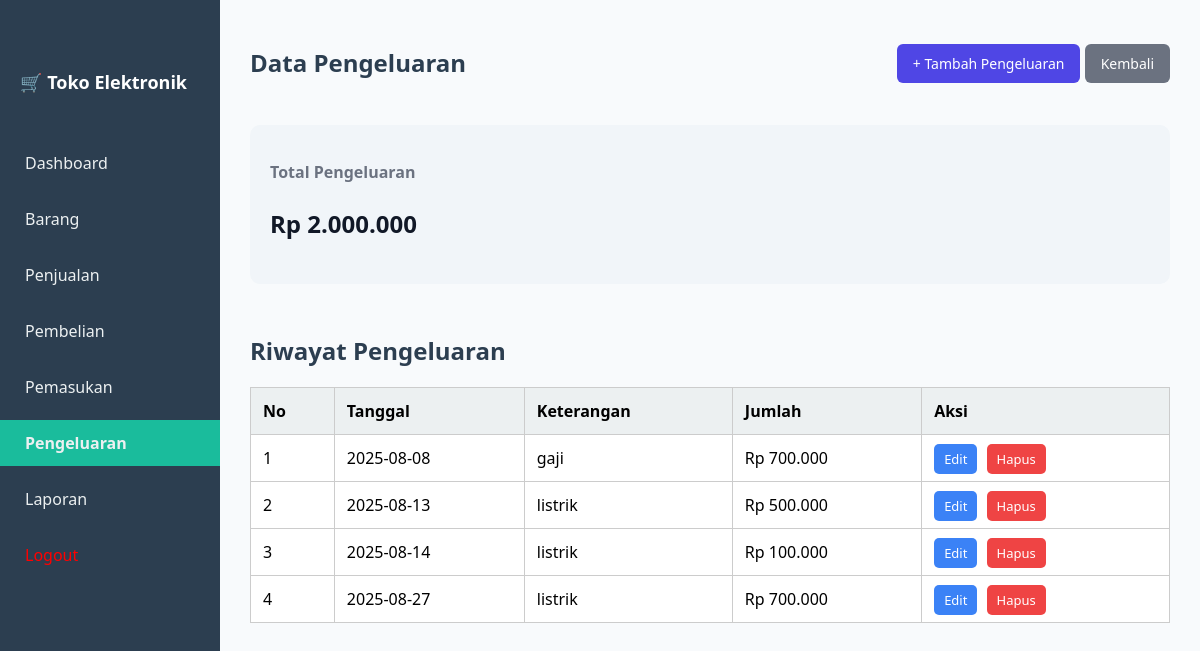
The page /pengeluaran/index.php (signed in) on the database its author committed.
### tables this page shows
CREATE TABLE `pengeluaran` (
  `id` int(11) NOT NULL,
  `tanggal` date NOT NULL,
  `keterangan` varchar(255) NOT NULL,
  `jumlah` decimal(15,2) NOT NULL
);

### pengeluaran/index.php (the view, shortened to what this page needs)
<?php
include '../config.php';
$result = mysqli_query($conn, "SELECT * FROM pengeluaran");
$totalPengeluaran = mysqli_fetch_assoc(mysqli_query($conn, "SELECT IFNULL(SUM(jumlah),0) as total FROM pengeluaran"))['total'];
?>
<!DOCTYPE html>
<html lang="id">
<head>
</head>
<body>
<div class="sidebar">
    <h2>🛒 Toko Elektronik</h2>
    <ul>
        <li><a href="../dashboard.php">Dashboard</a></li>
        <li><a href="../barang/index.php">Barang</a></li>
        <li><a href="../penjualan/index.php">Penjualan</a></li>
        <li><a href="../pembelian/index.php">Pembelian</a></li>
        <li><a href="../pemasukan/index.php">Pemasukan</a></li>
        <li><a href="#" class="active">Pengeluaran</a></li>
        <li><a href="../laporan.php">Laporan</a></li>
        <li><a href="logout.php" class="logout" style="color: red;">Logout</a></li>
    </ul>
</div>
<div class="main">
    <div class="topbar">
        <h1>Data Pengeluaran</h1>
        <div>
            <a href="tambah.php" class="btn">+ Tambah Pengeluaran</a>
            <a href="../dashboard.php" class="btn btn-kembali">Kembali</a>
        </div>
    </div>
    <div class="card-container">
        <div class="card">
            <h3>Total Pengeluaran</h3>
            <p>Rp <?= number_format($totalPengeluaran, 0, ',', '.') ?></p>
        </div>
    </div>
    <h2>Riwayat Pengeluaran</h2>
    <table>
        <tr>
            <th>No</th>
            <th>Tanggal</th>
            <th>Keterangan</th>
            <th>Jumlah</th>
            <th>Aksi</th>
        </tr>
        <?php $no = 1; while($row = mysqli_fetch_assoc($result)) : ?>
        <tr>
            <td><?= $no++ ?></td>
            <td><?= htmlspecialchars($row['tanggal']) ?></td>
            <td><?= htmlspecialchars($row['keterangan']) ?></td>
            <td>Rp <?= number_format($row['jumlah'], 0, ',', '.') ?></td>
            <td>
                <a href="edit.php?id=<?= $row['id'] ?>" class="btn-edit">Edit</a>
                <a href="hapus.php?id=<?= $row['id'] ?>" class="btn-hapus" onclick="return confirm('Yakin hapus?')">Hapus</a>
            </td>
        </tr>
        <?php endwhile; ?>
    </table>
</div>
</body>
</html>

### pengeluaran/index.php (style rules this page uses)
* { box-sizing: border-box; font-family: 'Segoe UI', sans-serif; }
body { margin: 0; display: flex; height: 100vh; background-color: #f8fafc; }
.sidebar { width: 220px; background-color: #2c3e50; min-height: 100vh; display: flex; flex-direction: column; padding-top: 20px; position: fixed; }
.sidebar h2 { color: white; font-size: 18px; margin-bottom: 30px; padding-left: 20px; }
.sidebar ul { list-style: none; padding: 0; }
.sidebar ul li { margin-bottom: 10px; }
.sidebar ul li a { color: #ecf0f1; text-decoration: none; padding: 12px 20px; display: block; border-left: 5px solid transparent; transition: 0.3s; }
.sidebar ul li a.active { background-color: #1abc9c; font-weight: bold; }
.sidebar .logout { color: red; }
.main { margin-left: 220px; padding: 30px; width: calc(100% - 220px); }
.topbar { display: flex; justify-content: space-between; align-items: center; }
.topbar h1 { font-size: 24px; color: #2c3e50; }
.btn { text-decoration: none; padding: 10px 16px; border-radius: 6px; font-size: 14px; color: white; background-color: #4f46e5; }
.btn-kembali { background-color: #6b7280; }
.card-container { display: flex; gap: 20px; margin-top: 30px; flex-wrap: wrap; }
.card { flex: 1 1 220px; background-color: #f1f5f9; padding: 20px; border-radius: 10px; }
.card h3 { font-size: 16px; color: #6b7280; }
.card p { font-size: 24px; font-weight: bold; color: #111827; }
h2 { margin-top: 50px; color: #2c3e50; }
table { border-collapse: collapse; width: 100%; margin-top: 10px; background-color: white; }
th, td { padding: 12px; border: 1px solid #ccc; text-align: left; }
th { background-color: #ecf0f1; }
td a { padding: 6px 10px; border-radius: 5px; color: white; font-size: 13px; text-decoration: none; margin-right: 5px; }
.btn-edit { background-color: #3b82f6; }
.btn-hapus { background-color: #ef4444; }

### rows shown on the page
pengeluaran: tanggal "2025-08-08", keterangan "gaji", jumlah "700.000"
pengeluaran: tanggal "2025-08-13", keterangan "listrik", jumlah "500.000"
pengeluaran: tanggal "2025-08-14", keterangan "listrik", jumlah "100.000"
pengeluaran: tanggal "2025-08-27", keterangan "listrik", jumlah "700.000"

### other values the page prints
$totalPengeluaran "2.000.000"
